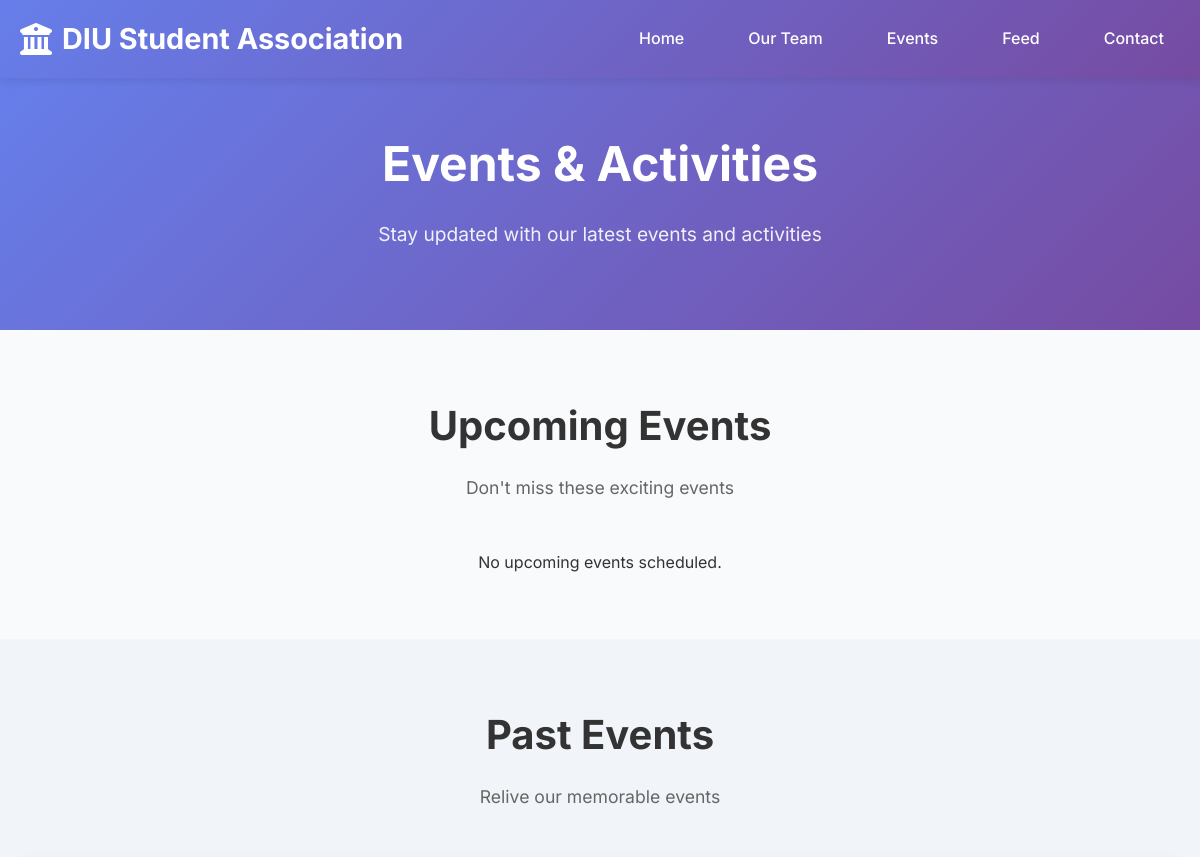
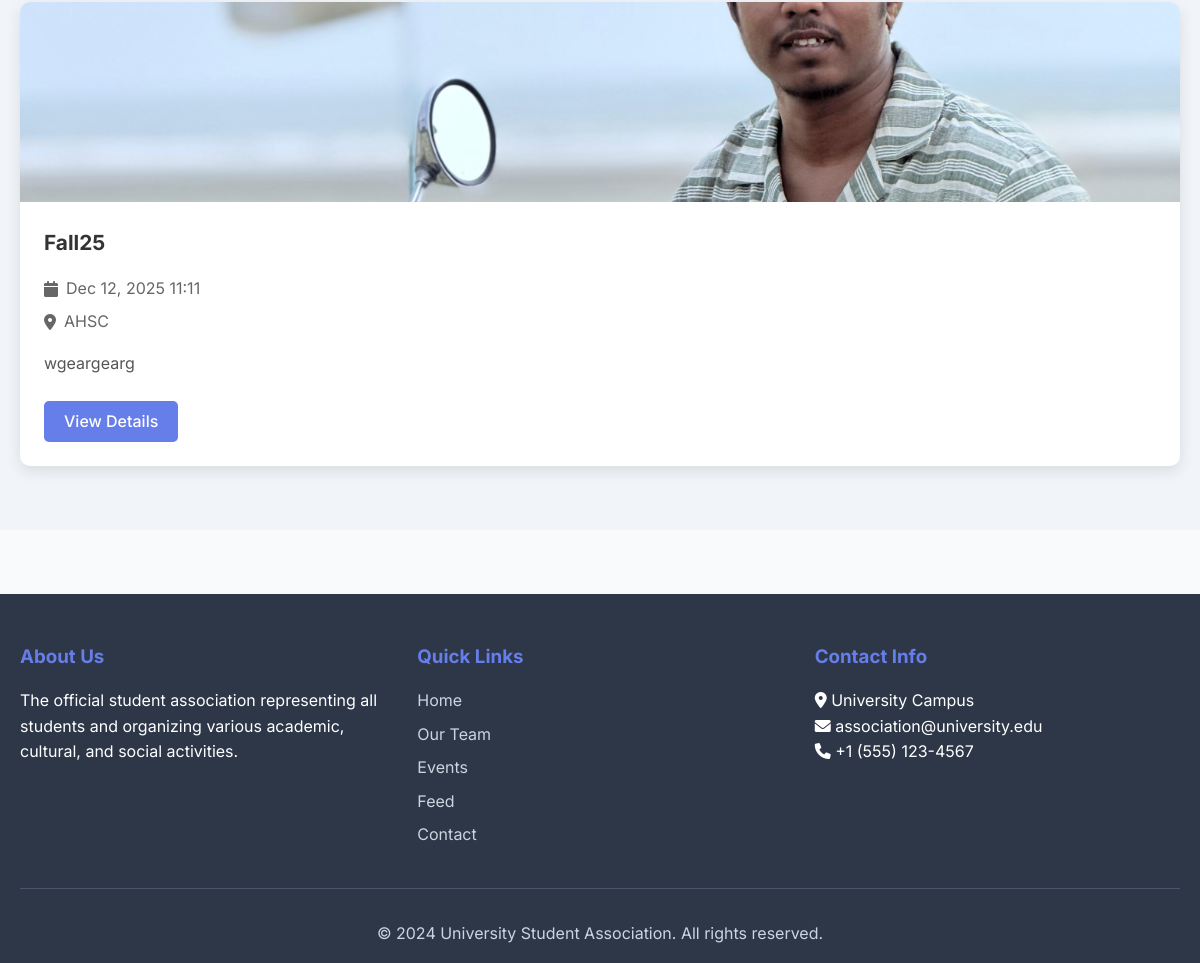
Screenshot of /events/ with the database file from the repository (2 pictures, top to bottom).
### events/models.py (models this page shows, shortened)
class Event(models.Model):
    title = models.CharField(max_length=200)
    description = models.TextField()
    image = models.ImageField(upload_to='events/')
    date = models.DateTimeField()
    location = models.CharField(max_length=200)
    organizer = models.CharField(max_length=100, blank=True)
    is_active = models.BooleanField(default=True)
    created_at = models.DateTimeField(auto_now_add=True)
    updated_at = models.DateTimeField(auto_now=True)
    class Meta:
        ordering = ['-date']

### events/views.py (the view)
# urls.py: path('', views.events_list, name='events'),
def events_list(request):
    upcoming_events = Event.objects.filter(date__gte=timezone.now(), is_active=True)
    past_events = Event.objects.filter(date__lt=timezone.now(), is_active=True)
    context = {
        'upcoming_events': upcoming_events,
        'past_events': past_events,
    }
    return render(request, 'events.html', context)

### templates/events.html (shortened to what this page needs)
{% extends 'base.html' %}
{% block content %}
<section class="hero" style="padding: 3rem 0; background: linear-gradient(135deg, #667eea 0%, #764ba2 100%);">
    <div class="container">
        <h1>Events & Activities</h1>
        <p>Stay updated with our latest events and activities</p>
    </div>
</section>
<section id="upcoming-events" style="padding: 4rem 0;">
    <div class="container">
        <div style="text-align: center; margin-bottom: 3rem;">
            <h2 style="font-size: 2.5rem; color: #333; margin-bottom: 1rem;">Upcoming Events</h2>
            <p style="color: #666; font-size: 1.1rem;">Don't miss these exciting events</p>
        </div>
        <div style="display: grid; grid-template-columns: repeat(auto-fit, minmax(350px, 1fr)); gap: 2rem;">
            {% for event in upcoming_events %}
            <div style="background: white; border-radius: 10px; overflow: hidden; box-shadow: 0 5px 15px rgba(0,0,0,0.1); transition: transform 0.3s ease;">
                <div style="height: 200px; overflow: hidden;">
                    {% if event.image %}
                        <img src="{{ event.image.url }}" alt="{{ event.title }}" style="width: 100%; height: 100%; object-fit: cover;">
                    {% else %}
                        <div style="background: #667eea; color: white; display: flex; align-items: center; justify-content: center; height: 100%;">
                            <i class="fas fa-calendar-alt" style="font-size: 3rem;"></i>
                        </div>
                    {% endif %}
                </div>
                <div style="padding: 1.5rem;">
                    <h3 style="color: #333; margin-bottom: 1rem; font-size: 1.3rem;">{{ event.title }}</h3>
                    <div style="display: flex; flex-direction: column; gap: 0.5rem; margin-bottom: 1rem; color: #666;">
                        <span style="display: flex; align-items: center; gap: 0.5rem;">
                            <i class="fas fa-calendar"></i> {{ event.date|date:"M d, Y H:i" }}
                        </span>
                        <span style="display: flex; align-items: center; gap: 0.5rem;">
                            <i class="fas fa-map-marker-alt"></i> {{ event.location }}
                        </span>
                    </div>
                    <p style="color: #555; margin-bottom: 1.5rem;">{{ event.description|truncatewords:30 }}</p>
                    <a href="/events/event/{{ event.id }}/" style="display: inline-block; padding: 8px 20px; background: #667eea; color: white; text-decoration: none; border-radius: 5px; font-weight: 500; transition: background 0.3s ease;">View Details</a>
                </div>
            </div>
            {% empty %}
            <div style="text-align: center; grid-column: 1 / -1;">
                <p>No upcoming events scheduled.</p>
            </div>
            {% endfor %}
        </div>
    </div>
</section>
<section id="past-events" style="background: #f1f5f9; padding: 4rem 0;">
    <div class="container">
        <div style="text-align: center; margin-bottom: 3rem;">
            <h2 style="font-size: 2.5rem; color: #333; margin-bottom: 1rem;">Past Events</h2>
            <p style="color: #666; font-size: 1.1rem;">Relive our memorable events</p>
        </div>
        <div style="display: grid; grid-template-columns: repeat(auto-fit, minmax(350px, 1fr)); gap: 2rem;">
            {% for event in past_events %}
            <div style="background: white; border-radius: 10px; overflow: hidden; box-shadow: 0 5px 15px rgba(0,0,0,0.1); transition: transform 0.3s ease;">
                <div style="height: 200px; overflow: hidden;">
                    {% if event.image %}
                        <img src="{{ event.image.url }}" alt="{{ event.title }}" style="width: 100%; height: 100%; object-fit: cover;">
                    {% else %}
                        <div style="background: #764ba2; color: white; display: flex; align-items: center; justify-content: center; height: 100%;">
                            <i class="fas fa-calendar-check" style="font-size: 3rem;"></i>
                        </div>
                    {% endif %}
                </div>
                <div style="padding: 1.5rem;">
                    <h3 style="color: #333; margin-bottom: 1rem; font-size: 1.3rem;">{{ event.title }}</h3>
                    <div style="display: flex; flex-direction: column; gap: 0.5rem; margin-bottom: 1rem; color: #666;">
                        <span style="display: flex; align-items: center; gap: 0.5rem;">
                            <i class="fas fa-calendar"></i> {{ event.date|date:"M d, Y H:i" }}
                        </span>
                        <span style="display: flex; align-items: center; gap: 0.5rem;">
                            <i class="fas fa-map-marker-alt"></i> {{ event.location }}
                        </span>
                    </div>
                    <p style="color: #555; margin-bottom: 1.5rem;">{{ event.description|truncatewords:30 }}</p>
                    <a href="/events/event/{{ event.id }}/" style="display: inline-block; padding: 8px 20px; background: #667eea; color: white; text-decoration: none; border-radius: 5px; font-weight: 500; transition: background 0.3s ease;">View Details</a>
                </div>
            </div>
            {% empty %}
            <div style="text-align: center; grid-column: 1 / -1;">
                <p>No past events available.</p>
            </div>
            {% endfor %}
        </div>
    </div>
</section>
{% endblock %}

### templates/base.html (style rules this page uses)
* { margin: 0; padding: 0; box-sizing: border-box; }
body { font-family: 'Inter', sans-serif; line-height: 1.6; color: #333; background-color: #f8fafc; }
.container { max-width: 1200px; margin: 0 auto; padding: 0 20px; }
.hero { background: linear-gradient(135deg, #667eea 0%, #764ba2 100%); color: white; padding: 4rem 0; text-align: center; }
.hero h1 { font-size: 3rem; margin-bottom: 1rem; font-weight: 700; }
.hero p { font-size: 1.2rem; margin-bottom: 2rem; opacity: 0.9; }

### rows the page displays
Event: image (placeholder picture), title "Fall25", date "Dec 12, 2025 11:11", location "AHSC", description "wgeargearg"
